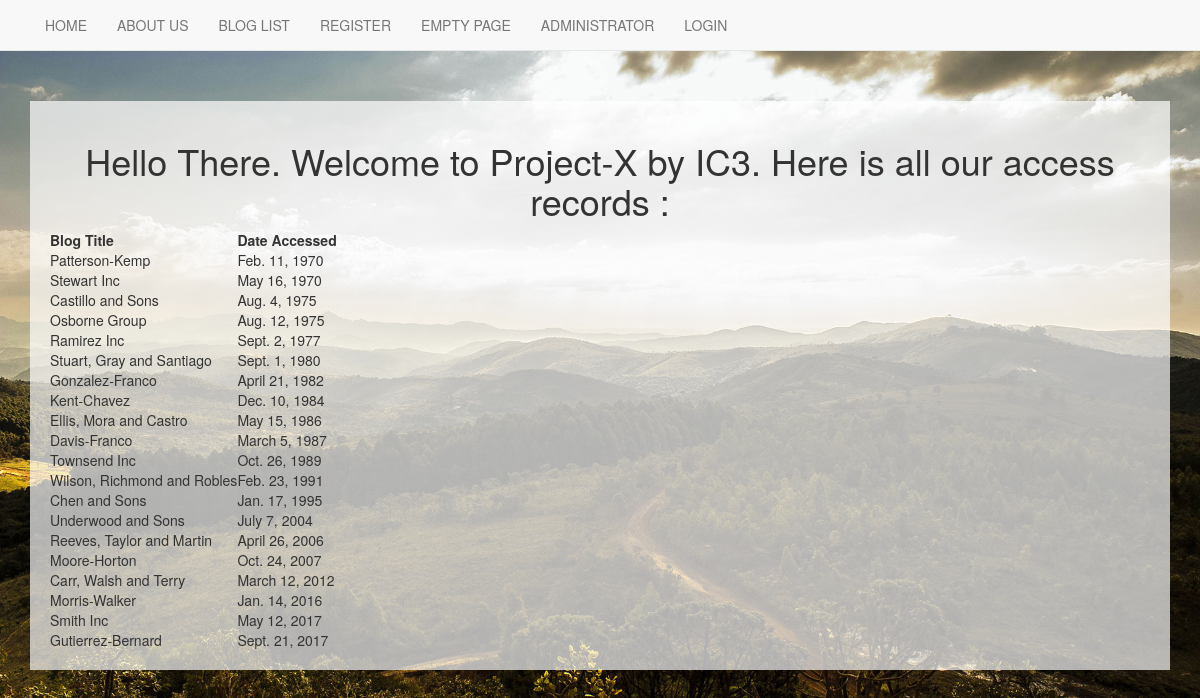
The page /bloglist/ on the database its author committed.
### projectx_app/models.py (models this page shows, shortened)
class AccessRecord(models.Model):
    description = models.ForeignKey(Description, on_delete=models.CASCADE)
    date = models.DateField()

class Description(models.Model):
    blog = models.ForeignKey(Blog, on_delete=models.CASCADE)
    description = models.CharField(max_length=400,unique=True)
    def __str__(self):
        return self.description

### projectx_app/views.py (the view)
# urls.py: url(r'^bloglist/$',views.bloglist,name='bloglist'), # yang ni def kat views.py
def bloglist(request):
    blog_list = AccessRecord.objects.order_by('date')
    date_dict = {'access_record':blog_list}
    return render(request,'projectx_app/bloglist.html', context=date_dict)

### templates/projectx_app/bloglist.html (shortened to what this page needs)
<!DOCTYPE html>
{% extends "projectx_app/base.html" %}
{% load static %}
{% block body_block %}
<html lang="en" dir="ltr">
  <head>
    <link rel="stylesheet" href="{% static "css/style.css" %}">
  </head>
  <body class="background">
    <div class="ice">
        <h1 style="text-align:center">Hello There. Welcome to Project-X by IC3. Here is all our access records : </h1>
        {% if access_record %}
          <table>
            <thead>
              <th>Blog Title</th>
              <th>Date Accessed</th>
            </thead>
            {% for list in access_record %}
            <tr>
              <td>{{ list.description }}</td>
              <td>{{ list.date }}</td>
            </tr>
            {% endfor %}
          </table>
          {% else %}
          <p>IM SORRY, THERE'S NO RECORDS FOUND ;c</p>
          {% endif %}
    </div>
  </body>
</html>
{% endblock %}

### templates/projectx_app/base.html (shortened to what this page needs)
<!DOCTYPE html>
<html lang="en" dir="ltr">
  <head>
    <link rel="stylesheet" href="https://maxcdn.bootstrapcdn.com/bootstrap/3.4.1/css/bootstrap.min.css">
  </head>
  <body>
    <nav class="navbar navbar-default navbar-static-top">
      <div class="container">
        <ul class="nav navbar-nav">
          <li><a class="navbar-link" href="{% url 'index' %}">HOME</a></li>
          <li><a class="navbar-link" href="{% url 'projectx_app:about' %}">ABOUT US</a></li>
          <li><a class="navbar-link" href="{% url 'projectx_app:bloglist' %}">BLOG LIST</a></li>
          <li><a class="navbar-link" href="{% url 'projectx_app:register' %}">REGISTER</a></li>
          <li><a class="navbar-link" href="{% url 'projectx_app:empty' %}">EMPTY PAGE</a></li>
          <li><a class="navbar-link" href="{% url 'admin:index' %}">ADMINISTRATOR</a></li>
          {% if user.is_authenticated %}
               <li><a class="navbar-link" href="{% url 'logout' %}">LOGOUT</a></li>
               {% else %}
               <li><a class="navbar-link" href="{% url 'projectx_app:user_login' %}">LOGIN</a></li>
               {% endif %}
        </ul>
      </div>
    </nav>
    <div class="container">
      {% block body_block %}{% endblock %}
  </body>
</html>

### static/css/style.css (style rules this page uses)
.background { background-image: url("/static/images/background.jpg"); height: 100%; background-position: center; background-repeat: no-repeat; background-size: cover; }
.ice { background-color: #ffffffb0; margin-top: 30px; padding: 20px !important; }

### rows shown on the page
AccessRecord: description "Patterson-Kemp", date "Feb. 11, 1970"
AccessRecord: description "Stewart Inc", date "May 16, 1970"
AccessRecord: description "Castillo and Sons", date "Aug. 4, 1975"
AccessRecord: description "Osborne Group", date "Aug. 12, 1975"
AccessRecord: description "Ramirez Inc", date "Sept. 2, 1977"
AccessRecord: description "Stuart, Gray and Santiago", date "Sept. 1, 1980"
AccessRecord: description "Gonzalez-Franco", date "April 21, 1982"
AccessRecord: description "Kent-Chavez", date "Dec. 10, 1984"
AccessRecord: description "Ellis, Mora and Castro", date "May 15, 1986"
AccessRecord: description "Davis-Franco", date "March 5, 1987"
AccessRecord: description "Townsend Inc", date "Oct. 26, 1989"
AccessRecord: description "Wilson, Richmond and Robles", date "Feb. 23, 1991"
AccessRecord: description "Chen and Sons", date "Jan. 17, 1995"
AccessRecord: description "Underwood and Sons", date "July 7, 2004"
AccessRecord: description "Reeves, Taylor and Martin", date "April 26, 2006"
AccessRecord: description "Moore-Horton", date "Oct. 24, 2007"
AccessRecord: description "Carr, Walsh and Terry", date "March 12, 2012"
AccessRecord: description "Morris-Walker", date "Jan. 14, 2016"
AccessRecord: description "Smith Inc", date "May 12, 2017"
AccessRecord: description "Gutierrez-Bernard", date "Sept. 21, 2017"
